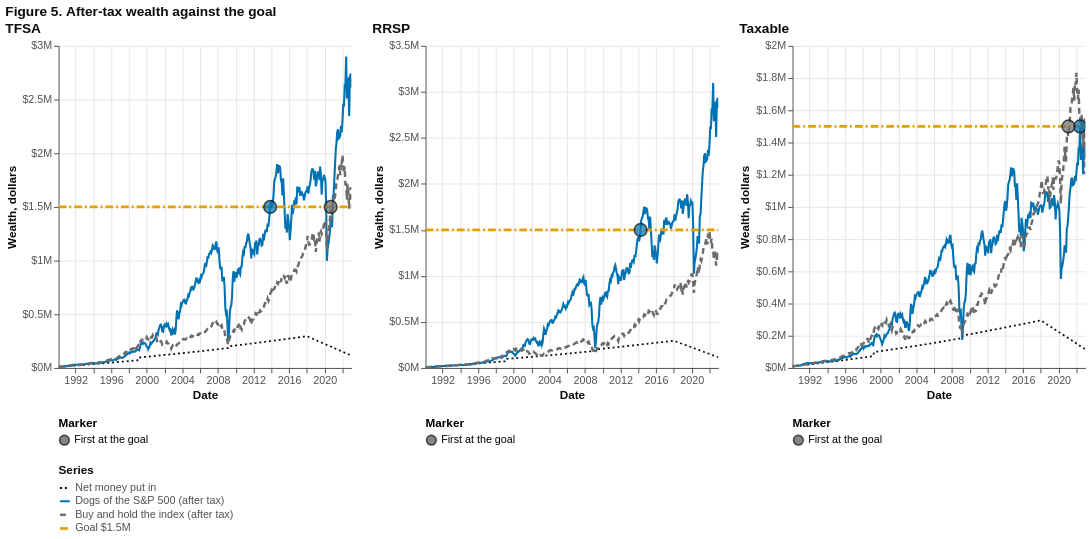

Notebook code for this chart:
### Markdown cell above
**Figure 5.** After-tax wealth of the dogs and the grey dashed index against the amber goal line, with a marker where each side first held the goal. **Tooltip:** hovering shows the month end, the money put in, the dogs and the index after tax, and each side's gain over the money put in; on a goal marker, the date it first reached the goal and the years into the plan. Hover over any mark for its exact values; drag to pan and scroll to zoom (JupyterLab or VS Code; elsewhere the picture is static).

### Code cell
show(panels([pch.wealth_chart(plans[a], log=False, flows=False, mark_goal=True, goal=GOAL, strategy_label=DOGS_LABEL,
                              index_label=INDEX_LABEL, title=NAME[a], width=300, height=330, y_domain=None) for a in ACCOUNTS],
            "Figure 5. After-tax wealth against the goal", shared=True))

rows = []
for a in ACCOUNTS:
    for who, nm in (("strategy", DOGS_LABEL), ("index", INDEX_LABEL)):
        d = reached[a, who]
        rows.append({"Account": NAME[a], "Holding": nm, "First at the goal": "never" if d is None else f"{d:%b %Y}",
                     "Years to the goal": m(a, who, "YearsToGoal"), "Final, after tax": m(a, who, "FinalAfterTax"),
                     "Short of the goal at the end": m(a, who, "GoalShortfall")})
tab6 = pd.DataFrame(rows).set_index(["Account", "Holding"])
print("Table 6. The $1.5 million goal, after tax (the index is the base case)")
tab6.style.format({"Years to the goal": "{:.1f}", "Final, after tax": "${:,.0f}", "Short of the goal at the end": "${:,.0f}"}, na_rep="never")

### Figure 1 — Vega-Lite specification as saved in the notebook (floating-point values rounded to 4 significant figures; data arrays with more than 128 entries replaced by an {"elided": "..."} marker saying what was removed)
{"$schema": "https://vega.github.io/schema/vega-lite/v5.20.1.json", "config": {"axis": {"domainColor": "#52514e", "grid": true, "gridColor": "#E6E6E6", "labelColor": "#52514e", "labelFontSize": 11, "tickColor": "#52514e", "titleColor": "#0b0b0b", "titleFontSize": 12}, "legend": {"labelFontSize": 11, "titleFontSize": 12}, "title": {"anchor": "start", "color": "#0b0b0b", "fontSize": 14, "subtitleColor": "#52514e"}, "view": {"continuousHeight": 300, "continuousWidth": 300, "stroke": null}}, "datasets": {"data-04aa13f392ad9b35a13bc567a24c6dcc": [{"date": "2014-04-08T00:00:00", "dollars": 1500000.0, "label": "First at the goal: Dogs of the S&P 500 (after tax)", "marker": "First at the goal", "series": "Dogs of the S&P 500 (after tax)", "when": "08 Apr 2014", "years": 24.26}], "data-2d3c7ff22448fc4d51c5340fbcf4e5df": {"elided": "396 records"}, "data-552413e717f0d893745dcb7b29366950": {"elided": "396 records"}, "data-839161d629a907f1fd4f7d50e56878da": [{"date": "2013-11-13T00:00:00", "dollars": 1500000.0, "label": "First at the goal: Dogs of the S&P 500 (after tax)", "marker": "First at the goal", "series": "Dogs of the S&P 500 (after tax)", "when": "13 Nov 2013", "years": 23.86}, {"date": "2020-09-02T00:00:00", "dollars": 1500000.0, "label": "First at the goal: Buy and hold the index (after tax)", "marker": "First at the goal", "series": "Buy and hold the index (after tax)", "when": "02 Sep 2020", "years": 30.67}], "data-d443a17e9a9e0b413c59c8a204298aea": {"elided": "396 records"}, "data-da0778e68b75b79e53c2245b8c712624": [{"date": "2022-05-27T00:00:00", "dollars": 1500000.0, "label": "First at the goal: Dogs of the S&P 500 (after tax)", "marker": "First at the goal", "series": "Dogs of the S&P 500 (after tax)", "when": "27 May 2022", "years": 32.4}, {"date": "2021-02-05T00:00:00", "dollars": 1500000.0, "label": "First at the goal: Buy and hold the index (after tax)", "marker": "First at the goal", "series": "Buy and hold the index (after tax)", "when": "05 Feb 2021", "years": 31.09}]}, "hconcat": [{"height": 330, "layer": [{"data": {"name": "data-2d3c7ff22448fc4d51c5340fbcf4e5df"}, "encoding": {"color": {"field": "series", "legend": {"columns": 1, "labelColor": "#52514e", "labelLimit": 420, "orient": "bottom", "symbolOpacity": 1, "symbolStrokeWidth": 3, "symbolType": "stroke", "title": "Series", "titleColor": "#0b0b0b"}, "scale": {"domain": ["Net money put in", "Dogs of the S&P 500 (after tax)", "Buy and hold the index (after tax)", "Goal $1.5M"], "range": ["#0b0b0b", "#0072B2", "#6B6B6B", "#E69F00"]}, "sort": ["Net money put in", "Dogs of the S&P 500 (after tax)", "Buy and hold the index (after tax)", "Goal $1.5M"], "type": "nominal"}, "opacity": {"field": "series", "legend": null, "scale": {"domain": ["Net money put in", "Dogs of the S&P 500 (after tax)", "Buy and hold the index (after tax)", "Goal $1.5M"], "range": [1, 1, 1, 1]}, "type": "nominal"}, "strokeDash": {"field": "series", "legend": {"columns": 1, "labelColor": "#52514e", "labelLimit": 420, "orient": "bottom", "symbolOpacity": 1, "symbolStrokeWidth": 3, "symbolType": "stroke", "title": "Series", "titleColor": "#0b0b0b"}, "scale": {"domain": ["Net money put in", "Dogs of the S&P 500 (after tax)", "Buy and hold the index (after tax)", "Goal $1.5M"], "range": [[2, 3], [1, 0], [6, 4], [8, 3, 2, 3]]}, "type": "nominal"}, "strokeWidth": {"field": "series", "legend": null, "scale": {"domain": ["Net money put in", "Dogs of the S&P 500 (after tax)", "Buy and hold the index (after tax)", "Goal $1.5M"], "range": [1.8, 2.8, 2.8, 1.8]}, "type": "nominal"}, "x": {"axis": {"format": "%Y", "tickCount": 12}, "field": "date", "title": "Date", "type": "temporal"}, "y": {"axis": {"format": "$~s", "title": "Wealth, dollars"}, "field": "dollars", "scale": {"zero": true}, "title": "Wealth, dollars", "type": "quantitative"}}, "mark": {"type": "line"}, "name": "view_13", "transform": [{"as": ["key", "dollars"], "fold": ["contributed", "strategy", "index", "goal"]}, {"as": "series", "calculate": "{'contributed':\"Net money put in\",'strategy':\"Dogs of the S&P 500 (after tax)\",'index':\"Buy and hold the index (after tax)\",'goal':\"Goal $1.5M\"}[datum.key]"}]}, {"data": {"name": "data-2d3c7ff22448fc4d51c5340fbcf4e5df"}, "encoding": {"tooltip": [{"field": "date", "format": "%d %b %Y", "title": "Date", "type": "temporal"}, {"field": "contributed", "format": "$,.0f", "title": "Net money put in", "type": "quantitative"}, {"field": "strategy", "format": "$,.0f", "title": "Dogs of the S&P 500 (after tax)", "type": "quantitative"}, {"field": "index", "format": "$,.0f", "title": "Buy and hold the index (after tax)", "type": "quantitative"}, {"field": "gain_s", "format": "$,.0f", "title": "Strategy gain over money put in", "type": "quantitative"}, {"field": "gain_i", "format": "$,.0f", "title": "Index gain over money put in", "type": "quantitative"}, {"field": "ahead", "format": "$,.0f", "title": "Strategy minus index", "type": "quantitative"}], "x": {"field": "date", "type": "temporal"}}, "mark": {"color": "#52514e", "strokeWidth": 1.5, "type": "rule"}, "transform": [{"filter": {"empty": false, "param": "hover"}}]}, {"data": {"name": "data-2d3c7ff22448fc4d51c5340fbcf4e5df"}, "encoding": {"tooltip": [{"field": "date", "format": "%d %b %Y", "title": "Date", "type": "temporal"}, {"field": "contributed", "format": "$,.0f", "title": "Net money put in", "type": "quantitative"}, {"field": "strategy", "format": "$,.0f", "title": "Dogs of the S&P 500 (after tax)", "type": "quantitative"}, {"field": "index", "format": "$,.0f", "title": "Buy and hold the index (after tax)", "type": "quantitative"}, {"field": "gain_s", "format": "$,.0f", "title": "Strategy gain over money put in", "type": "quantitative"}, {"field": "gain_i", "format": "$,.0f", "title": "Index gain over money put in", "type": "quantitative"}, {"field": "ahead", "format": "$,.0f", "title": "Strategy minus index", "type": "quantitative"}], "x": {"field": "date", "type": "temporal"}, "y": {"field": "y", "type": "quantitative"}}, "mark": {"color": "#52514e", "filled": true, "opacity": 0, "size": 160, "type": "point"}, "name": "view_10"}, {"data": {"name": "data-2d3c7ff22448fc4d51c5340fbcf4e5df"}, "encoding": {"tooltip": [{"field": "date", "format": "%d %b %Y", "title": "Date", "type": "temporal"}, {"field": "contributed", "format": "$,.0f", "title": "Net money put in", "type": "quantitative"}, {"field": "strategy", "format": "$,.0f", "title": "Dogs of the S&P 500 (after tax)", "type": "quantitative"}, {"field": "index", "format": "$,.0f", "title": "Buy and hold the index (after tax)", "type": "quantitative"}, {"field": "gain_s", "format": "$,.0f", "title": "Strategy gain over money put in", "type": "quantitative"}, {"field": "gain_i", "format": "$,.0f", "title": "Index gain over money put in", "type": "quantitative"}, {"field": "ahead", "format": "$,.0f", "title": "Strategy minus index", "type": "quantitative"}], "x": {"field": "date", "type": "temporal"}, "y": {"field": "y", "type": "quantitative"}}, "mark": {"color": "#0b0b0b", "filled": true, "opacity": 1, "size": 60, "type": "point"}, "transform": [{"filter": {"empty": false, "param": "hover"}}]}, {"data": {"name": "data-839161d629a907f1fd4f7d50e56878da"}, "encoding": {"color": {"field": "series", "legend": null, "scale": {"domain": ["Net money put in", "Dogs of the S&P 500 (after tax)", "Buy and hold the index (after tax)", "Goal $1.5M"], "range": ["#0b0b0b", "#0072B2", "#6B6B6B", "#E69F00"]}, "type": "nominal"}, "shape": {"field": "marker", "legend": {"orient": "bottom", "symbolFillColor": "#52514e", "title": "Marker"}, "scale": {"domain": ["First at the goal"], "range": ["circle"]}, "type": "nominal"}, "tooltip": [{"field": "label", "title": "Marker", "type": "nominal"}, {"field": "when", "title": "First at the goal", "type": "nominal"}, {"field": "years", "format": ".1f", "title": "Years into the plan", "type": "quantitative"}, {"field": "dollars", "format": "$,.0f", "title": "Goal", "type": "quantitative"}], "x": {"field": "date", "type": "temporal"}, "y": {"field": "dollars", "scale": {"zero": true}, "type": "quantitative"}}, "mark": {"filled": true, "shape": "circle", "size": 170, "stroke": "#0b0b0b", "strokeWidth": 1.5, "type": "point"}}], "resolve": {"scale": {"shape": "independent"}}, "title": "TFSA", "width": 300}, {"height": 330, "layer": [{"data": {"name": "data-d443a17e9a9e0b413c59c8a204298aea"}, "encoding": {"color": {"field": "series", "legend": {"columns": 1, "labelColor": "#52514e", "labelLimit": 420, "orient": "bottom", "symbolOpacity": 1, "symbolStrokeWidth": 3, "symbolType": "stroke", "title": "Series", "titleColor": "#0b0b0b"}, "scale": {"domain": ["Net money put in", "Dogs of the S&P 500 (after tax)", "Buy and hold the index (after tax)", "Goal $1.5M"], "range": ["#0b0b0b", "#0072B2", "#6B6B6B", "#E69F00"]}, "sort": ["Net money put in", "Dogs of the S&P 500 (after tax)", "Buy and hold the index (after tax)", "Goal $1.5M"], "type": "nominal"}, "opacity": {"field": "series", "legend": null, "scale": {"domain": ["Net money put in", "Dogs of the S&P 500 (after tax)", "Buy and hold the index (after tax)", "Goal $1.5M"], "range": [1, 1, 1, 1]}, "type": "nominal"}, "strokeDash": {"field": "series", "legend": {"columns": 1, "labelColor": "#52514e", "labelLimit": 420, "orient": "bottom", "symbolOpacity": 1, "symbolStrokeWidth": 3, "symbolType": "stroke", "title": "Series", "titleColor": "#0b0b0b"}, "scale": {"domain": ["Net money put in", "Dogs of the S&P 500 (after tax)", "Buy and hold the index (after tax)", "Goal $1.5M"], "range": [[2, 3], [1, 0], [6, 4], [8, 3, 2, 3]]}, "type": "nominal"}, "strokeWidth": {"field": "series", "legend": null, "scale": {"domain": ["Net money put in", "Dogs of the S&P 500 (after tax)", "Buy and hold the index (after tax)", "Goal $1.5M"], "range": [1.8, 2.8, 2.8, 1.8]}, "type": "nominal"}, "x": {"axis": {"format": "%Y", "tickCount": 12}, "field": "date", "title": "Date", "type": "temporal"}, "y": {"axis": {"format": "$~s", "title": "Wealth, dollars"}, "field": "dollars", "scale": {"zero": true}, "title": "Wealth, dollars", "type": "quantitative"}}, "mark": {"type": "line"}, "name": "view_14", "transform": [{"as": ["key", "dollars"], "fold": ["contributed", "strategy", "index", "goal"]}, {"as": "series", "calculate": "{'contributed':\"Net money put in\",'strategy':\"Dogs of the S&P 500 (after tax)\",'index':\"Buy and hold the index (after tax)\",'goal':\"Goal $1.5M\"}[datum.key]"}]}, {"data": {"name": "data-d443a17e9a9e0b413c59c8a204298aea"}, "encoding": {"tooltip": [{"field": "date", "format": "%d %b %Y", "title": "Date", "type": "temporal"}, {"field": "contributed", "format": "$,.0f", "title": "Net money put in", "type": "quantitative"}, {"field": "strategy", "format": "$,.0f", "title": "Dogs of the S&P 500 (after tax)", "type": "quantitative"}, {"field": "index", "format": "$,.0f", "title": "Buy and hold the index (after tax)", "type": "quantitative"}, {"field": "gain_s", "format": "$,.0f", "title": "Strategy gain over money put in", "type": "quantitative"}, {"field": "gain_i", "format": "$,.0f", "title": "Index gain over money put in", "type": "quantitative"}, {"field": "ahead", "format": "$,.0f", "title": "Strategy minus index", "type": "quantitative"}], "x": {"field": "date", "type": "temporal"}}, "mark": {"color": "#52514e", "strokeWidth": 1.5, "type": "rule"}, "transform": [{"filter": {"empty": false, "param": "hover"}}]}, {"data": {"name": "data-d443a17e9a9e0b413c59c8a204298aea"}, "encoding": {"tooltip": [{"field": "date", "format": "%d %b %Y", "title": "Date", "type": "temporal"}, {"field": "contributed", "format": "$,.0f", "title": "Net money put in", "type": "quantitative"}, {"field": "strategy", "format": "$,.0f", "title": "Dogs of the S&P 500 (after tax)", "type": "quantitative"}, {"field": "index", "format": "$,.0f", "title": "Buy and hold the index (after tax)", "type": "quantitative"}, {"field": "gain_s", "format": "$,.0f", "title": "Strategy gain over money put in", "type": "quantitative"}, {"field": "gain_i", "format": "$,.0f", "title": "Index gain over money put in", "type": "quantitative"}, {"field": "ahead", "format": "$,.0f", "title": "Strategy minus index", "type": "quantitative"}], "x": {"field": "date", "type": "temporal"}, "y": {"field": "y", "type": "quantitative"}}, "mark": {"color": "#52514e", "filled": true, "opacity": 0, "size": 160, "type": "point"}, "name": "view_11"}, {"data": {"name": "data-d443a17e9a9e0b413c59c8a204298aea"}, "encoding": {"tooltip": [{"field": "date", "format": "%d %b %Y", "title": "Date", "type": "temporal"}, {"field": "contributed", "format": "$,.0f", "title": "Net money put in", "type": "quantitative"}, {"field": "strategy", "format": "$,.0f", "title": "Dogs of the S&P 500 (after tax)", "type": "quantitative"}, {"field": "index", "format": "$,.0f", "title": "Buy and hold the index (after tax)", "type": "quantitative"}, {"field": "gain_s", "format": "$,.0f", "title": "Strategy gain over money put in", "type": "quantitative"}, {"field": "gain_i", "format": "$,.0f", "title": "Index gain over money put in", "type": "quantitative"}, {"field": "ahead", "format": "$,.0f", "title": "Strategy minus index", "type": "quantitative"}], "x": {"field": "date", "type": "temporal"}, "y": {"field": "y", "type": "quantitative"}}, "mark": {"color": "#0b0b0b", "filled": true, "opacity": 1, "size": 60, "type": "point"}, "transform": [{"filter": {"empty": false, "param": "hover"}}]}, {"data": {"name": "data-04aa13f392ad9b35a13bc567a24c6dcc"}, "encoding": {"color": {"field": "series", "legend": null, "scale": {"domain": ["Net money put in", "Dogs of the S&P 500 (after tax)", "Buy and hold the index (after tax)", "Goal $1.5M"], "range": ["#0b0b0b", "#0072B2", "#6B6B6B", "#E69F00"]}, "type": "nominal"}, "shape": {"field": "marker", "legend": {"orient": "bottom", "symbolFillColor": "#52514e", "title": "Marker"}, "scale": {"domain": ["First at the goal"], "range": ["circle"]}, "type": "nominal"}, "tooltip": [{"field": "label", "title": "Marker", "type": "nominal"}, {"field": "when", "title": "First at the goal", "type": "nominal"}, {"field": "years", "format": ".1f", "title": "Years into the plan", "type": "quantitative"}, {"field": "dollars", "format": "$,.0f", "title": "Goal", "type": "quantitative"}], "x": {"field": "date", "type": "temporal"}, "y": {"field": "dollars", "scale": {"zero": true}, "type": "quantitative"}}, "mark": {"filled": true, "shape": "circle", "size": 170, "stroke": "#0b0b0b", "strokeWidth": 1.5, "type": "point"}}], "resolve": {"scale": {"shape": "independent"}}, "title": "RRSP", "width": 300}, {"height": 330, "layer": [{"data": {"name": "data-552413e717f0d893745dcb7b29366950"}, "encoding": {"color": {"field": "series", "legend": {"columns": 1, "labelColor": "#52514e", "labelLimit": 420, "orient": "bottom", "symbolOpacity": 1, "symbolStrokeWidth": 3, "symbolType": "stroke", "title": "Series", "titleColor": "#0b0b0b"}, "scale": {"domain": ["Net money put in", "Dogs of the S&P 500 (after tax)", "Buy and hold the index (after tax)", "Goal $1.5M"], "range": ["#0b0b0b", "#0072B2", "#6B6B6B", "#E69F00"]}, "sort": ["Net money put in", "Dogs of the S&P 500 (after tax)", "Buy and hold the index (after tax)", "Goal $1.5M"], "type": "nominal"}, "opacity": {"field": "series", "legend": null, "scale": {"domain": ["Net money put in", "Dogs of the S&P 500 (after tax)", "Buy and hold the index (after tax)", "Goal $1.5M"], "range": [1, 1, 1, 1]}, "type": "nominal"}, "strokeDash": {"field": "series", "legend": {"columns": 1, "labelColor": "#52514e", "labelLimit": 420, "orient": "bottom", "symbolOpacity": 1, "symbolStrokeWidth": 3, "symbolType": "stroke", "title": "Series", "titleColor": "#0b0b0b"}, "scale": {"domain": ["Net money put in", "Dogs of the S&P 500 (after tax)", "Buy and hold the index (after tax)", "Goal $1.5M"], "range": [[2, 3], [1, 0], [6, 4], [8, 3, 2, 3]]}, "type": "nominal"}, "strokeWidth": {"field": "series", "legend": null, "scale": {"domain": ["Net money put in", "Dogs of the S&P 500 (after tax)", "Buy and hold the index (after tax)", "Goal $1.5M"], "range": [1.8, 2.8, 2.8, 1.8]}, "type": "nominal"}, "x": {"axis": {"format": "%Y", "tickCount": 12}, "field": "date", "title": "Date", "type": "temporal"}, "y": {"axis": {"format": "$~s", "title": "Wealth, dollars"}, "field": "dollars", "scale": {"zero": true}, "title": "Wealth, dollars", "type": "quantitative"}}, "mark": {"type": "line"}, "name": "view_15", "transform": [{"as": ["key", "dollars"], "fold": ["contributed", "strategy", "index", "goal"]}, {"as": "series", "calculate": "{'contributed':\"Net money put in\",'strategy':\"Dogs of the S&P 500 (after tax)\",'index':\"Buy and hold the index (after tax)\",'goal':\"Goal $1.5M\"}[datum.key]"}]}, {"data": {"name": "data-552413e717f0d893745dcb7b29366950"}, "encoding": {"tooltip": [{"field": "date", "format": "%d %b %Y", "title": "Date", "type": "temporal"}, {"field": "contributed", "format": "$,.0f", "title": "Net money put in", "type": "quantitative"}, {"field": "strategy", "format": "$,.0f", "title": "Dogs of the S&P 500 (after tax)", "type": "quantitative"}, {"field": "index", "format": "$,.0f", "title": "Buy and hold the index (after tax)", "type": "quantitative"}, {"field": "gain_s", "format": "$,.0f", "title": "Strategy gain over money put in", "type": "quantitative"}, {"field": "gain_i", "format": "$,.0f", "title": "Index gain over money put in", "type": "quantitative"}, {"field": "ahead", "format": "$,.0f", "title": "Strategy minus index", "type": "quantitative"}], "x": {"field": "date", "type": "temporal"}}, "mark": {"color": "#52514e", "strokeWidth": 1.5, "type": "rule"}, "transform": [{"filter": {"empty": false, "param": "hover"}}]}, {"data": {"name": "data-552413e717f0d893745dcb7b29366950"}, "encoding": {"tooltip": [{"field": "date", "format": "%d %b %Y", "title": "Date", "type": "temporal"}, {"field": "contributed", "format": "$,.0f", "title": "Net money put in", "type": "quantitative"}, {"field": "strategy", "format": "$,.0f", "title": "Dogs of the S&P 500 (after tax)", "type": "quantitative"}, {"field": "index", "format": "$,.0f", "title": "Buy and hold the index (after tax)", "type": "quantitative"}, {"field": "gain_s", "format": "$,.0f", "title": "Strategy gain over money put in", "type": "quantitative"}, {"field": "gain_i", "format": "$,.0f", "title": "Index gain over money put in", "type": "quantitative"}, {"field": "ahead", "format": "$,.0f", "title": "Strategy minus index", "type": "quantitative"}], "x": {"field": "date", "type": "temporal"}, "y": {"field": "y", "type": "quantitative"}}, "mark": {"color": "#52514e", "filled": true, "opacity": 0, "size": 160, "type": "point"}, "name": "view_12"}, {"data": {"name": "data-552413e717f0d893745dcb7b29366950"}, "encoding": {"tooltip": [{"field": "date", "format": "%d %b %Y", "title": "Date", "type": "temporal"}, {"field": "contributed", "format": "$,.0f", "title": "Net money put in", "type": "quantitative"}, {"field": "strategy", "format": "$,.0f", "title": "Dogs of the S&P 500 (after tax)", "type": "quantitative"}, {"field": "index", "format": "$,.0f", "title": "Buy and hold the index (after tax)", "type": "quantitative"}, {"field": "gain_s", "format": "$,.0f", "title": "Strategy gain over money put in", "type": "quantitative"}, {"field": "gain_i", "format": "$,.0f", "title": "Index gain over money put in", "type": "quantitative"}, {"field": "ahead", "format": "$,.0f", "title": "Strategy minus index", "type": "quantitative"}], "x": {"field": "date", "type": "temporal"}, "y": {"field": "y", "type": "quantitative"}}, "mark": {"color": "#0b0b0b", "filled": true, "opacity": 1, "size": 60, "type": "point"}, "transform": [{"filter": {"empty": false, "param": "hover"}}]}, {"data": {"name": "data-da0778e68b75b79e53c2245b8c712624"}, "encoding": {"color": {"field": "series", "legend": null, "scale": {"domain": ["Net money put in", "Dogs of the S&P 500 (after tax)", "Buy and hold the index (after tax)", "Goal $1.5M"], "range": ["#0b0b0b", "#0072B2", "#6B6B6B", "#E69F00"]}, "type": "nominal"}, "shape": {"field": "marker", "legend": {"orient": "bottom", "symbolFillColor": "#52514e", "title": "Marker"}, "scale": {"domain": ["First at the goal"], "range": ["circle"]}, "type": "nominal"}, "tooltip": [{"field": "label", "title": "Marker", "type": "nominal"}, {"field": "when", "title": "First at the goal", "type": "nominal"}, {"field": "years", "format": ".1f", "title": "Years into the plan", "type": "quantitative"}, {"field": "dollars", "format": "$,.0f", "title": "Goal", "type": "quantitative"}], "x": {"field": "date", "type": "temporal"}, "y": {"field": "dollars", "scale": {"zero": true}, "type": "quantitative"}}, "mark": {"filled": true, "shape": "circle", "size": 170, "stroke": "#0b0b0b", "strokeWidth": 1.5, "type": "point"}}], "resolve": {"scale": {"shape": "independent"}}, "title": "Taxable", "width": 300}], "params": [{"name": "hover", "select": {"clear": "pointerout", "fields": ["date"], "nearest": true, "on": "pointerover", "type": "point"}, "views": ["view_10", "view_11", "view_12"]}, {"bind": "scales", "name": "param_6", "select": {"encodings": ["x"], "type": "interval"}, "views": ["view_13"]}, {"bind": "scales", "name": "param_7", "select": {"encodings": ["x"], "type": "interval"}, "views": ["view_14"]}, {"bind": "scales", "name": "param_8", "select": {"encodings": ["x"], "type": "interval"}, "views": ["view_15"]}], "resolve": {"scale": {"color": "shared", "strokeDash": "shared"}}, "title": "Figure 5. After-tax wealth against the goal"}
